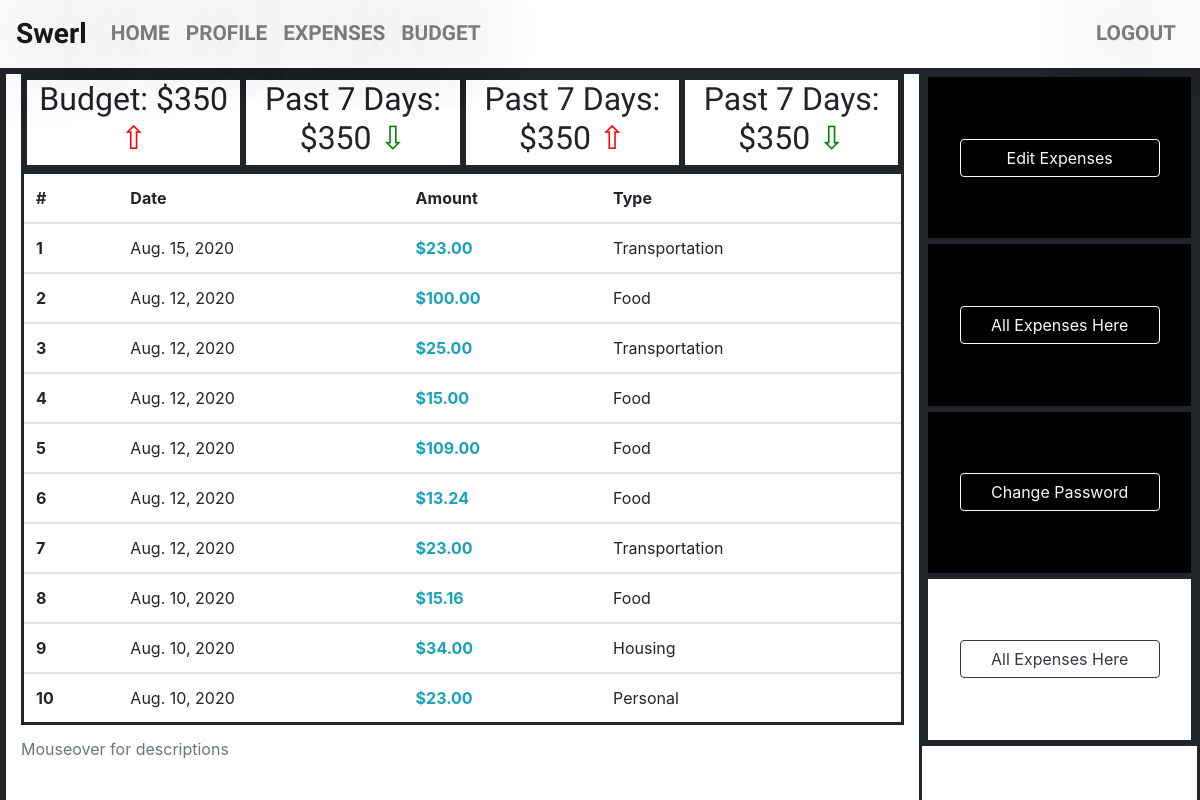
The page /profile/ (signed in) on the database as committed earlier.
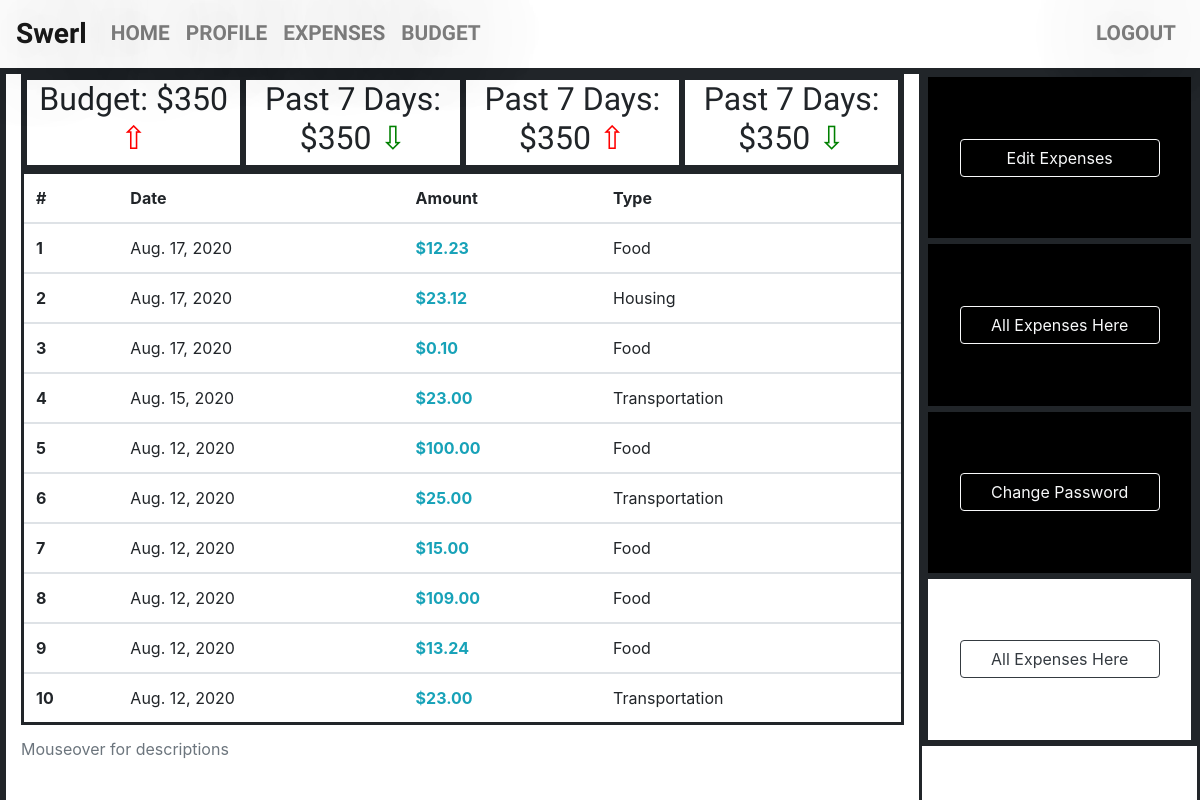
The same page on the database as committed later.
### expenses/models.py (models this page shows)
class Expense(models.Model):
    amount = models.DecimalField(max_digits=11, decimal_places=2)
    expense_date = models.DateField(default=datetime.now, blank=True)
    description = models.CharField(max_length=100, blank=True)
    expense_type = models.CharField(max_length=100)
    author = models.ForeignKey(settings.AUTH_USER_MODEL, on_delete=models.CASCADE)

### swerl_profile/views.py (the view)
# urls.py: path("profile/", profile_page, name="profile_page"),
def profile_page(request):
    author_id = request.user.id
    user_expenses = Expense.objects.filter(author=author_id).order_by("-expense_date")[:10]
    user_name = request.user.username
    context = {
        "user_expenses": user_expenses,
        "user_name": user_name,
    }
    return render(request, "swerl_profile/swerl_profile.html", context)

### templates/swerl_profile/swerl_profile.html (shortened to what this page needs)
{% extends "base.html" %}
{% block content %}
<div class="div_box_frame div_flex">
    <div class="container" style="margin-left: 0; max-height: 100%;">
        <div style="width: 100%; border: solid; display: flex;">
            <div class="div_small_box">
                <h2 class="h2_arrow_up">Budget: $350</h2>
            </div>
            <div class="div_small_box">
                <h2 class="h2_arrow_down">Past 7 Days: $350</h2>
            </div>
            <div class="div_small_box">
                <h2 class="h2_arrow_up">Past 7 Days: $350</h2>
            </div>
            <div class="div_small_box">
                <h2 class="h2_arrow_down">Past 7 Days: $350</h2>
            </div>
        </div>
        <table class="table table-hover" style="border: solid;">
            <caption>Mouseover for descriptions</caption>
            <thead>
            <tr>
                <th scope="col">#</th>
                <th scope="col">Date</th>
                <th scope="col">Amount</th>
                <th scope="col">Type</th>
            </tr>
            </thead>
            {% for user_expense in user_expenses %}
            <tbody>
                <tr data-toggle="tooltip" title="{{ user_expense.description }}">
                    <th scope="row">{{ forloop.counter }}</th>
                    <td>{{ user_expense.expense_date }}</td>
                    <td class="text-info"><b>${{ user_expense.amount }}</b></td>
                    <td class="title_case">{{ user_expense.expense_type }}</td>
                </tr>
            </tbody>
            {% endfor %}
        </table>
    </div>
    <div class="div_box_frame" style="display: block; width: 30%; height: 85%;">
        <div class="div_button_box center_div">
            <a class="btn btn-outline-light text-center longer_buttons" href="#">Edit Expenses</a>
        </div>
        <div class="div_button_box center_div">
            <a class="btn btn-outline-light text-center longer_buttons" href="#">All Expenses Here</a>
        </div>
        <div class="div_button_box center_div">
            <a class="btn btn-outline-light text-center longer_buttons" href="#">Change Password</a>
        </div>
        <div class="div_button_box center_div" style="background: white;">
            <a class="btn btn-outline-dark text-center longer_buttons" href="/expenses">All Expenses Here</a>
        </div>
    </div>
</div>
{% endblock content %}

Rows that differ between the two databases and show on the page:
no longer on this page (row unchanged): Expense: expense_date "Aug. 10, 2020", amount "15.16", expense_type "Food"
no longer on this page (row unchanged): Expense: expense_date "Aug. 10, 2020", amount "34.00", expense_type "Housing"
no longer on this page (row unchanged): Expense: expense_date "Aug. 10, 2020", amount "23.00", expense_type "Personal"
added Expense: expense_date "Aug. 17, 2020", amount "12.23", expense_type "Food"
added Expense: expense_date "Aug. 17, 2020", amount "23.12", expense_type "Housing"
added Expense: expense_date "Aug. 17, 2020", amount "0.10", expense_type "Food"
